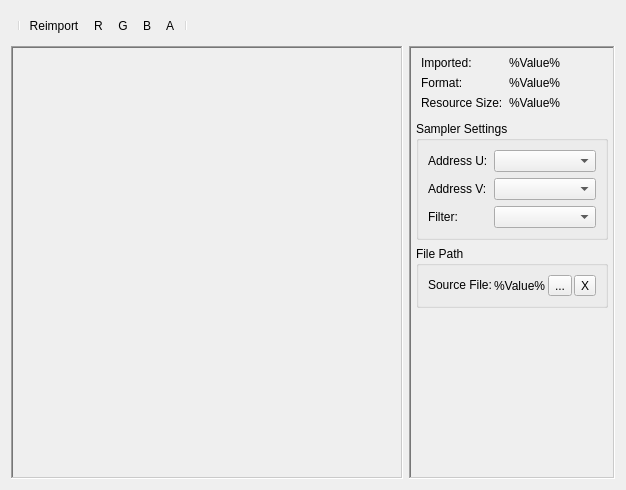
<?xml version="1.0" encoding="UTF-8"?>
<ui version="4.0">
 <class>WeTextureEditorWindow</class>
 <widget class="QWidget" name="WeTextureEditorWindow">
  <property name="geometry">
   <rect>
    <x>0</x>
    <y>0</y>
    <width>626</width>
    <height>490</height>
   </rect>
  </property>
  <property name="windowTitle">
   <string>Texture Editor</string>
  </property>
  <layout class="QVBoxLayout" name="verticalLayout_3">
   <item>
    <widget class="QToolBar" name="toolBar">
     <property name="windowTitle">
      <string>toolBar</string>
     </property>
     <property name="allowedAreas">
      <set>Qt::AllToolBarAreas</set>
     </property>
     <property name="iconSize">
      <size>
       <width>19</width>
       <height>19</height>
      </size>
     </property>
     <property name="floatable">
      <bool>true</bool>
     </property>
     <addaction name="separator"/>
     <addaction name="actionReimport"/>
     <addaction name="actionR"/>
     <addaction name="actionG"/>
     <addaction name="actionB"/>
     <addaction name="actionA"/>
     <addaction name="separator"/>
    </widget>
   </item>
   <item>
    <layout class="QHBoxLayout" name="horizontalLayout_2">
     <property name="bottomMargin">
      <number>0</number>
     </property>
     <item>
      <widget class="QFrame" name="viewportFrame">
       <property name="sizePolicy">
        <sizepolicy hsizetype="MinimumExpanding" vsizetype="Expanding">
         <horstretch>0</horstretch>
         <verstretch>0</verstretch>
        </sizepolicy>
       </property>
       <property name="minimumSize">
        <size>
         <width>300</width>
         <height>0</height>
        </size>
       </property>
       <property name="frameShape">
        <enum>QFrame::WinPanel</enum>
       </property>
       <property name="frameShadow">
        <enum>QFrame::Sunken</enum>
       </property>
       <property name="lineWidth">
        <number>1</number>
       </property>
       <property name="midLineWidth">
        <number>0</number>
       </property>
       <layout class="QHBoxLayout" name="horizontalLayout">
        <property name="leftMargin">
         <number>0</number>
        </property>
        <property name="topMargin">
         <number>0</number>
        </property>
        <property name="rightMargin">
         <number>0</number>
        </property>
        <property name="bottomMargin">
         <number>0</number>
        </property>
        <item>
         <widget class="WeViewportWidget" name="viewportPreview" native="true"/>
        </item>
       </layout>
      </widget>
     </item>
     <item>
      <widget class="QFrame" name="frame">
       <property name="sizePolicy">
        <sizepolicy hsizetype="Preferred" vsizetype="Expanding">
         <horstretch>0</horstretch>
         <verstretch>0</verstretch>
        </sizepolicy>
       </property>
       <property name="frameShape">
        <enum>QFrame::WinPanel</enum>
       </property>
       <property name="frameShadow">
        <enum>QFrame::Sunken</enum>
       </property>
       <property name="midLineWidth">
        <number>0</number>
       </property>
       <layout class="QVBoxLayout" name="verticalLayout_2">
        <property name="leftMargin">
         <number>5</number>
        </property>
        <property name="topMargin">
         <number>5</number>
        </property>
        <property name="rightMargin">
         <number>5</number>
        </property>
        <property name="bottomMargin">
         <number>5</number>
        </property>
        <item>
         <layout class="QFormLayout" name="formLayout">
          <property name="leftMargin">
           <number>5</number>
          </property>
          <property name="topMargin">
           <number>3</number>
          </property>
          <property name="rightMargin">
           <number>5</number>
          </property>
          <property name="bottomMargin">
           <number>5</number>
          </property>
          <item row="0" column="0">
           <widget class="QLabel" name="label_imported">
            <property name="text">
             <string>Imported:</string>
            </property>
           </widget>
          </item>
          <item row="0" column="1">
           <widget class="QLabel" name="label_importedValue">
            <property name="text">
             <string>%Value%</string>
            </property>
           </widget>
          </item>
          <item row="1" column="0">
           <widget class="QLabel" name="label_format">
            <property name="text">
             <string>Format:</string>
            </property>
           </widget>
          </item>
          <item row="1" column="1">
           <widget class="QLabel" name="label_formatValue">
            <property name="text">
             <string>%Value%</string>
            </property>
           </widget>
          </item>
          <item row="2" column="0">
           <widget class="QLabel" name="label_resourceSize">
            <property name="text">
             <string>Resource Size:</string>
            </property>
           </widget>
          </item>
          <item row="2" column="1">
           <widget class="QLabel" name="label_resourceSizeValue">
            <property name="text">
             <string>%Value%</string>
            </property>
           </widget>
          </item>
         </layout>
        </item>
        <item>
         <widget class="QGroupBox" name="groupBox_samplerSettings">
          <property name="sizePolicy">
           <sizepolicy hsizetype="Minimum" vsizetype="Preferred">
            <horstretch>0</horstretch>
            <verstretch>0</verstretch>
           </sizepolicy>
          </property>
          <property name="title">
           <string>Sampler Settings</string>
          </property>
          <property name="flat">
           <bool>false</bool>
          </property>
          <property name="checkable">
           <bool>false</bool>
          </property>
          <layout class="QFormLayout" name="formLayout_2">
           <item row="0" column="0">
            <widget class="QLabel" name="label_addressU">
             <property name="text">
              <string>Address U:</string>
             </property>
            </widget>
           </item>
           <item row="0" column="1">
            <widget class="QComboBox" name="comboBox_addressU"/>
           </item>
           <item row="1" column="0">
            <widget class="QLabel" name="label_addressV">
             <property name="text">
              <string>Address V:</string>
             </property>
            </widget>
           </item>
           <item row="1" column="1">
            <widget class="QComboBox" name="comboBox_addressV"/>
           </item>
           <item row="2" column="0">
            <widget class="QLabel" name="label_filter">
             <property name="text">
              <string>Filter:</string>
             </property>
            </widget>
           </item>
           <item row="2" column="1">
            <widget class="QComboBox" name="comboBox_filter"/>
           </item>
          </layout>
         </widget>
        </item>
        <item>
         <widget class="QGroupBox" name="groupBox_importSettings">
          <property name="sizePolicy">
           <sizepolicy hsizetype="Preferred" vsizetype="Preferred">
            <horstretch>0</horstretch>
            <verstretch>0</verstretch>
           </sizepolicy>
          </property>
          <property name="title">
           <string>File Path</string>
          </property>
          <layout class="QGridLayout" name="gridLayout">
           <property name="leftMargin">
            <number>9</number>
           </property>
           <property name="horizontalSpacing">
            <number>2</number>
           </property>
           <item row="0" column="0">
            <widget class="QLabel" name="label_sourceFile">
             <property name="sizePolicy">
              <sizepolicy hsizetype="Preferred" vsizetype="Maximum">
               <horstretch>0</horstretch>
               <verstretch>0</verstretch>
              </sizepolicy>
             </property>
             <property name="text">
              <string>Source File:</string>
             </property>
            </widget>
           </item>
           <item row="0" column="3">
            <widget class="QToolButton" name="toolButton_sourceFileRemove">
             <property name="text">
              <string>X</string>
             </property>
            </widget>
           </item>
           <item row="0" column="2">
            <widget class="QToolButton" name="toolButton_sourceFile">
             <property name="text">
              <string>...</string>
             </property>
            </widget>
           </item>
           <item row="0" column="1">
            <widget class="QLabel" name="label_sourceFileValue">
             <property name="sizePolicy">
              <sizepolicy hsizetype="Maximum" vsizetype="Fixed">
               <horstretch>0</horstretch>
               <verstretch>0</verstretch>
              </sizepolicy>
             </property>
             <property name="maximumSize">
              <size>
               <width>16777215</width>
               <height>13</height>
              </size>
             </property>
             <property name="text">
              <string>%Value%</string>
             </property>
             <property name="textFormat">
              <enum>Qt::AutoText</enum>
             </property>
             <property name="scaledContents">
              <bool>false</bool>
             </property>
             <property name="wordWrap">
              <bool>false</bool>
             </property>
             <property name="textInteractionFlags">
              <set>Qt::LinksAccessibleByMouse|Qt::TextSelectableByMouse</set>
             </property>
            </widget>
           </item>
          </layout>
         </widget>
        </item>
        <item>
         <spacer name="verticalSpacer">
          <property name="orientation">
           <enum>Qt::Vertical</enum>
          </property>
          <property name="sizeHint" stdset="0">
           <size>
            <width>20</width>
            <height>40</height>
           </size>
          </property>
         </spacer>
        </item>
       </layout>
      </widget>
     </item>
    </layout>
   </item>
  </layout>
  <action name="actionReimport">
   <property name="enabled">
    <bool>true</bool>
   </property>
   <property name="text">
    <string>Reimport</string>
   </property>
   <property name="toolTip">
    <string>Reimport Asset</string>
   </property>
  </action>
  <action name="actionR">
   <property name="checkable">
    <bool>true</bool>
   </property>
   <property name="text">
    <string>R</string>
   </property>
   <property name="toolTip">
    <string>Toggle Red Channel</string>
   </property>
  </action>
  <action name="actionG">
   <property name="checkable">
    <bool>true</bool>
   </property>
   <property name="text">
    <string>G</string>
   </property>
   <property name="toolTip">
    <string>Toggle Green Channel</string>
   </property>
  </action>
  <action name="actionB">
   <property name="checkable">
    <bool>true</bool>
   </property>
   <property name="text">
    <string>B</string>
   </property>
   <property name="toolTip">
    <string>Toggle Blue Channel</string>
   </property>
  </action>
  <action name="actionA">
   <property name="checkable">
    <bool>true</bool>
   </property>
   <property name="text">
    <string>A</string>
   </property>
   <property name="toolTip">
    <string>Toggle Alpha Channel</string>
   </property>
  </action>
 </widget>
 <customwidgets>
  <customwidget>
   <class>WeViewportWidget</class>
   <extends>QWidget</extends>
   <header>Widgets/ViewportWidget.h</header>
   <container>1</container>
  </customwidget>
 </customwidgets>
 <resources/>
 <connections/>
</ui>
